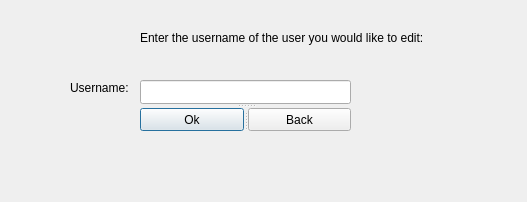
<?xml version="1.0" encoding="UTF-8"?>
<ui version="4.0">
 <class>editAdminStatus</class>
 <widget class="QDialog" name="editAdminStatus">
  <property name="geometry">
   <rect>
    <x>0</x>
    <y>0</y>
    <width>527</width>
    <height>202</height>
   </rect>
  </property>
  <property name="windowTitle">
   <string>Dialog</string>
  </property>
  <widget class="QLabel" name="label">
   <property name="geometry">
    <rect>
     <x>70</x>
     <y>80</y>
     <width>71</width>
     <height>16</height>
    </rect>
   </property>
   <property name="text">
    <string>Username:</string>
   </property>
  </widget>
  <widget class="QLabel" name="label_2">
   <property name="geometry">
    <rect>
     <x>140</x>
     <y>30</y>
     <width>313</width>
     <height>16</height>
    </rect>
   </property>
   <property name="text">
    <string>Enter the username of the user you would like to edit: </string>
   </property>
  </widget>
  <widget class="QSplitter" name="splitter_3">
   <property name="geometry">
    <rect>
     <x>140</x>
     <y>80</y>
     <width>211</width>
     <height>51</height>
    </rect>
   </property>
   <property name="orientation">
    <enum>Qt::Vertical</enum>
   </property>
   <widget class="QLineEdit" name="inputUsername"/>
   <widget class="QSplitter" name="splitter_2">
    <property name="orientation">
     <enum>Qt::Vertical</enum>
    </property>
    <widget class="QSplitter" name="splitter">
     <property name="orientation">
      <enum>Qt::Horizontal</enum>
     </property>
     <widget class="QPushButton" name="pushButton">
      <property name="text">
       <string>Ok</string>
      </property>
     </widget>
     <widget class="QPushButton" name="pushButton_2">
      <property name="text">
       <string>Back</string>
      </property>
     </widget>
    </widget>
   </widget>
  </widget>
 </widget>
 <resources/>
 <connections>
  <connection>
   <sender>pushButton_2</sender>
   <signal>clicked()</signal>
   <receiver>editAdminStatus</receiver>
   <slot>reject()</slot>
   <hints>
    <hint type="sourcelabel">
     <x>350</x>
     <y>130</y>
    </hint>
    <hint type="destinationlabel">
     <x>405</x>
     <y>163</y>
    </hint>
   </hints>
  </connection>
  <connection>
   <sender>pushButton</sender>
   <signal>clicked()</signal>
   <receiver>editAdminStatus</receiver>
   <slot>accept()</slot>
   <hints>
    <hint type="sourcelabel">
     <x>188</x>
     <y>130</y>
    </hint>
    <hint type="destinationlabel">
     <x>122</x>
     <y>162</y>
    </hint>
   </hints>
  </connection>
 </connections>
</ui>
